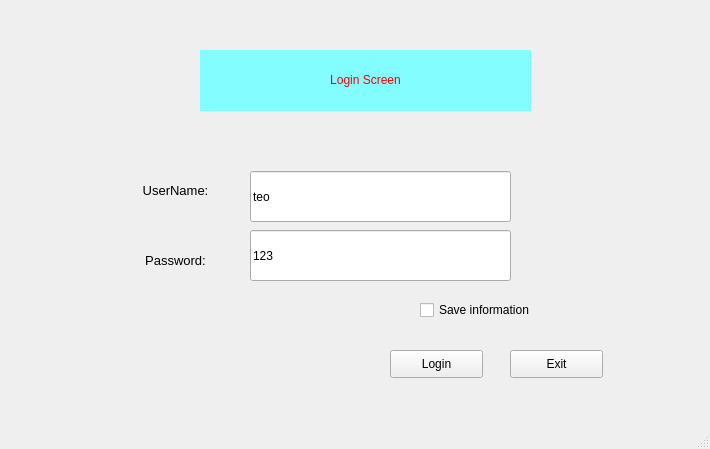
<?xml version="1.0" encoding="UTF-8"?>
<ui version="4.0">
 <class>MainWindow</class>
 <widget class="QMainWindow" name="MainWindow">
  <property name="geometry">
   <rect>
    <x>0</x>
    <y>0</y>
    <width>710</width>
    <height>449</height>
   </rect>
  </property>
  <property name="windowTitle">
   <string>MainWindow</string>
  </property>
  <widget class="QWidget" name="centralwidget">
   <widget class="QLabel" name="label">
    <property name="geometry">
     <rect>
      <x>200</x>
      <y>50</y>
      <width>331</width>
      <height>61</height>
     </rect>
    </property>
    <property name="styleSheet">
     <string notr="true">
font: 18pt &quot;MS Shell Dlg 2&quot;;
background-color: rgb(131, 253, 255);</string>
    </property>
    <property name="text">
     <string>&lt;html&gt;&lt;head/&gt;&lt;body&gt;&lt;p align=&quot;center&quot;&gt;&lt;span style=&quot; color:#ff0000;&quot;&gt;Login Screen&lt;/span&gt;&lt;/p&gt;&lt;/body&gt;&lt;/html&gt;</string>
    </property>
   </widget>
   <widget class="QLabel" name="UserName">
    <property name="geometry">
     <rect>
      <x>130</x>
      <y>180</y>
      <width>91</width>
      <height>21</height>
     </rect>
    </property>
    <property name="text">
     <string>&lt;html&gt;&lt;head/&gt;&lt;body&gt;&lt;p align=&quot;center&quot;&gt;&lt;span style=&quot; font-size:10pt;&quot;&gt;UserName:&lt;/span&gt;&lt;/p&gt;&lt;/body&gt;&lt;/html&gt;</string>
    </property>
   </widget>
   <widget class="QLabel" name="Password">
    <property name="geometry">
     <rect>
      <x>130</x>
      <y>250</y>
      <width>91</width>
      <height>21</height>
     </rect>
    </property>
    <property name="text">
     <string>&lt;html&gt;&lt;head/&gt;&lt;body&gt;&lt;p align=&quot;center&quot;&gt;&lt;span style=&quot; font-size:10pt;&quot;&gt;Password:&lt;/span&gt;&lt;/p&gt;&lt;/body&gt;&lt;/html&gt;</string>
    </property>
   </widget>
   <widget class="QLineEdit" name="lineEdit_Username">
    <property name="geometry">
     <rect>
      <x>250</x>
      <y>171</y>
      <width>261</width>
      <height>51</height>
     </rect>
    </property>
    <property name="text">
     <string>teo</string>
    </property>
   </widget>
   <widget class="QLineEdit" name="lineEdit_Password">
    <property name="geometry">
     <rect>
      <x>250</x>
      <y>230</y>
      <width>261</width>
      <height>51</height>
     </rect>
    </property>
    <property name="text">
     <string>123</string>
    </property>
    <property name="echoMode">
     <enum>QLineEdit::Normal</enum>
    </property>
   </widget>
   <widget class="QCheckBox" name="checkBox">
    <property name="geometry">
     <rect>
      <x>420</x>
      <y>300</y>
      <width>121</width>
      <height>20</height>
     </rect>
    </property>
    <property name="text">
     <string>Save information</string>
    </property>
   </widget>
   <widget class="QPushButton" name="pushButton_save">
    <property name="geometry">
     <rect>
      <x>390</x>
      <y>350</y>
      <width>93</width>
      <height>28</height>
     </rect>
    </property>
    <property name="text">
     <string>Login</string>
    </property>
   </widget>
   <widget class="QPushButton" name="pushButton_2">
    <property name="geometry">
     <rect>
      <x>510</x>
      <y>350</y>
      <width>93</width>
      <height>28</height>
     </rect>
    </property>
    <property name="text">
     <string>Exit</string>
    </property>
   </widget>
  </widget>
  <widget class="QMenuBar" name="menubar">
   <property name="geometry">
    <rect>
     <x>0</x>
     <y>0</y>
     <width>710</width>
     <height>26</height>
    </rect>
   </property>
  </widget>
  <widget class="QStatusBar" name="statusbar"/>
 </widget>
 <resources/>
 <connections/>
</ui>
